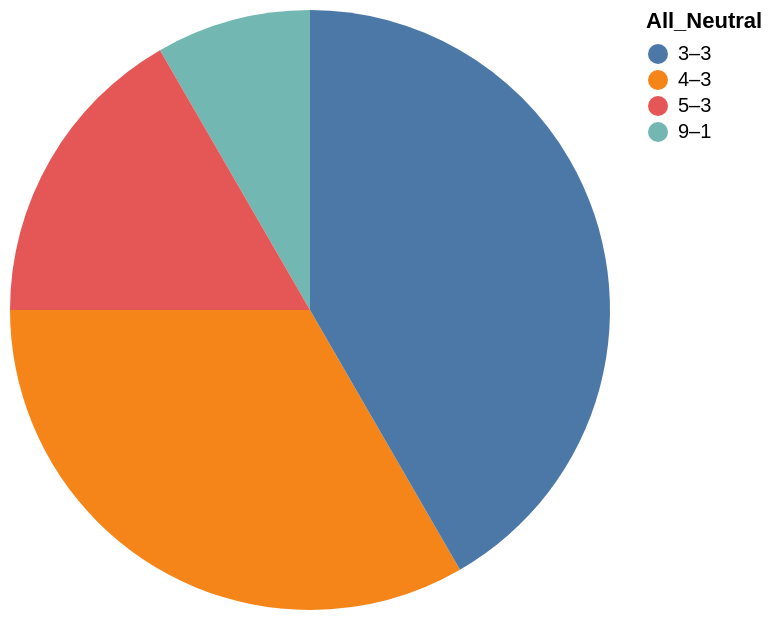

Source (Vega-Lite JSON):
### Vega-Lite specification from a JSON file in a GitHub repository (floating-point values rounded to 4 significant figures)
{"data": {"values": [{"x_data": "9–1", "y_data": 1}, {"x_data": "5–3", "y_data": 2}, {"x_data": "4–3", "y_data": 4}, {"x_data": "3–3", "y_data": 5}]}, "mark": "arc", "encoding": {"theta": {"field": "y_data", "type": "quantitative", "title": "School_ID"}, "color": {"field": "x_data", "type": "nominal", "title": "All_Neutral"}}}
